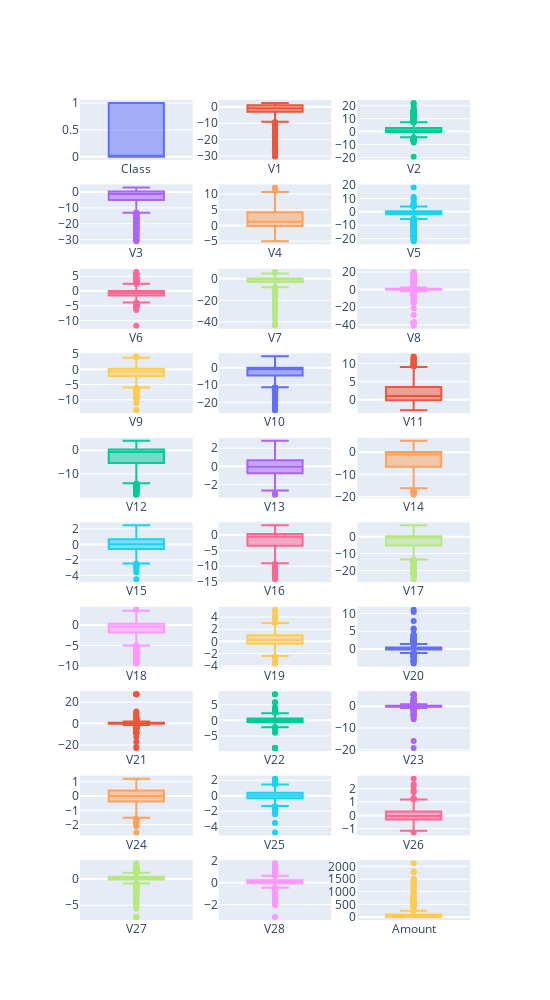

Notebook code cell kept with this figure:
### Code cell
import math
from plotly.subplots import make_subplots
import plotly.graph_objects as go

total_items = len(df.columns)
items_per_row = 3
total_rows = math.ceil(total_items / items_per_row)

fig = make_subplots(rows=total_rows, cols=items_per_row)

cur_row = 1
cur_col = 1

for index, column in enumerate(df.columns):
    fig.add_trace(go.Box(y=df[column], name=column), row=cur_row, col=cur_col)

    if cur_col % items_per_row == 0:
        cur_col = 1
        cur_row = cur_row + 1
    else:
        cur_col = cur_col + 1


fig.update_layout(height=1000, width=550,  showlegend=False)
fig.show()

### Figure 1 — Plotly figure (JSON) as saved in the notebook; plotly's stock layout.template omitted (floating-point values rounded to 4 significant figures; data arrays with more than 128 entries replaced by an {"elided": "..."} marker saying what was removed)
{"data": [{"name": "Class", "y": {"elided": "1000 int values"}, "type": "box", "xaxis": "x", "yaxis": "y"}, {"name": "V1", "y": {"elided": "1000 float values"}, "type": "box", "xaxis": "x2", "yaxis": "y2"}, {"name": "V2", "y": {"elided": "1000 float values"}, "type": "box", "xaxis": "x3", "yaxis": "y3"}, {"name": "V3", "y": {"elided": "1000 float values"}, "type": "box", "xaxis": "x4", "yaxis": "y4"}, {"name": "V4", "y": {"elided": "1000 float values"}, "type": "box", "xaxis": "x5", "yaxis": "y5"}, {"name": "V5", "y": {"elided": "1000 float values"}, "type": "box", "xaxis": "x6", "yaxis": "y6"}, {"name": "V6", "y": {"elided": "1000 float values"}, "type": "box", "xaxis": "x7", "yaxis": "y7"}, {"name": "V7", "y": {"elided": "1000 float values"}, "type": "box", "xaxis": "x8", "yaxis": "y8"}, {"name": "V8", "y": {"elided": "1000 float values"}, "type": "box", "xaxis": "x9", "yaxis": "y9"}, {"name": "V9", "y": {"elided": "1000 float values"}, "type": "box", "xaxis": "x10", "yaxis": "y10"}, {"name": "V10", "y": {"elided": "1000 float values"}, "type": "box", "xaxis": "x11", "yaxis": "y11"}, {"name": "V11", "y": {"elided": "1000 float values"}, "type": "box", "xaxis": "x12", "yaxis": "y12"}, {"name": "V12", "y": {"elided": "1000 float values"}, "type": "box", "xaxis": "x13", "yaxis": "y13"}, {"name": "V13", "y": {"elided": "1000 float values"}, "type": "box", "xaxis": "x14", "yaxis": "y14"}, {"name": "V14", "y": {"elided": "1000 float values"}, "type": "box", "xaxis": "x15", "yaxis": "y15"}, {"name": "V15", "y": {"elided": "1000 float values"}, "type": "box", "xaxis": "x16", "yaxis": "y16"}, {"name": "V16", "y": {"elided": "1000 float values"}, "type": "box", "xaxis": "x17", "yaxis": "y17"}, {"name": "V17", "y": {"elided": "1000 float values"}, "type": "box", "xaxis": "x18", "yaxis": "y18"}, {"name": "V18", "y": {"elided": "1000 float values"}, "type": "box", "xaxis": "x19", "yaxis": "y19"}, {"name": "V19", "y": {"elided": "1000 float values"}, "type": "box", "xaxis": "x20", "yaxis": "y20"}, {"name": "V20", "y": {"elided": "1000 float values"}, "type": "box", "xaxis": "x21", "yaxis": "y21"}, {"name": "V21", "y": {"elided": "1000 float values"}, "type": "box", "xaxis": "x22", "yaxis": "y22"}, {"name": "V22", "y": {"elided": "1000 float values"}, "type": "box", "xaxis": "x23", "yaxis": "y23"}, {"name": "V23", "y": {"elided": "1000 float values"}, "type": "box", "xaxis": "x24", "yaxis": "y24"}, {"name": "V24", "y": {"elided": "1000 float values"}, "type": "box", "xaxis": "x25", "yaxis": "y25"}, {"name": "V25", "y": {"elided": "1000 float values"}, "type": "box", "xaxis": "x26", "yaxis": "y26"}, {"name": "V26", "y": {"elided": "1000 float values"}, "type": "box", "xaxis": "x27", "yaxis": "y27"}, {"name": "V27", "y": {"elided": "1000 float values"}, "type": "box", "xaxis": "x28", "yaxis": "y28"}, {"name": "V28", "y": {"elided": "1000 float values"}, "type": "box", "xaxis": "x29", "yaxis": "y29"}, {"name": "Amount", "y": {"elided": "1000 float values"}, "type": "box", "xaxis": "x30", "yaxis": "y30"}], "layout": {"xaxis": {"anchor": "y", "domain": [0.0, 0.2889]}, "yaxis": {"anchor": "x", "domain": [0.927, 1.0]}, "xaxis2": {"anchor": "y2", "domain": [0.3556, 0.6444]}, "yaxis2": {"anchor": "x2", "domain": [0.927, 1.0]}, "xaxis3": {"anchor": "y3", "domain": [0.7111, 1.0]}, "yaxis3": {"anchor": "x3", "domain": [0.927, 1.0]}, "xaxis4": {"anchor": "y4", "domain": [0.0, 0.2889]}, "yaxis4": {"anchor": "x4", "domain": [0.824, 0.897]}, "xaxis5": {"anchor": "y5", "domain": [0.3556, 0.6444]}, "yaxis5": {"anchor": "x5", "domain": [0.824, 0.897]}, "xaxis6": {"anchor": "y6", "domain": [0.7111, 1.0]}, "yaxis6": {"anchor": "x6", "domain": [0.824, 0.897]}, "xaxis7": {"anchor": "y7", "domain": [0.0, 0.2889]}, "yaxis7": {"anchor": "x7", "domain": [0.721, 0.794]}, "xaxis8": {"anchor": "y8", "domain": [0.3556, 0.6444]}, "yaxis8": {"anchor": "x8", "domain": [0.721, 0.794]}, "xaxis9": {"anchor": "y9", "domain": [0.7111, 1.0]}, "yaxis9": {"anchor": "x9", "domain": [0.721, 0.794]}, "xaxis10": {"anchor": "y10", "domain": [0.0, 0.2889]}, "yaxis10": {"anchor": "x10", "domain": [0.618, 0.691]}, "xaxis11": {"anchor": "y11", "domain": [0.3556, 0.6444]}, "yaxis11": {"anchor": "x11", "domain": [0.618, 0.691]}, "xaxis12": {"anchor": "y12", "domain": [0.7111, 1.0]}, "yaxis12": {"anchor": "x12", "domain": [0.618, 0.691]}, "xaxis13": {"anchor": "y13", "domain": [0.0, 0.2889]}, "yaxis13": {"anchor": "x13", "domain": [0.515, 0.588]}, "xaxis14": {"anchor": "y14", "domain": [0.3556, 0.6444]}, "yaxis14": {"anchor": "x14", "domain": [0.515, 0.588]}, "xaxis15": {"anchor": "y15", "domain": [0.7111, 1.0]}, "yaxis15": {"anchor": "x15", "domain": [0.515, 0.588]}, "xaxis16": {"anchor": "y16", "domain": [0.0, 0.2889]}, "yaxis16": {"anchor": "x16", "domain": [0.412, 0.485]}, "xaxis17": {"anchor": "y17", "domain": [0.3556, 0.6444]}, "yaxis17": {"anchor": "x17", "domain": [0.412, 0.485]}, "xaxis18": {"anchor": "y18", "domain": [0.7111, 1.0]}, "yaxis18": {"anchor": "x18", "domain": [0.412, 0.485]}, "xaxis19": {"anchor": "y19", "domain": [0.0, 0.2889]}, "yaxis19": {"anchor": "x19", "domain": [0.309, 0.382]}, "xaxis20": {"anchor": "y20", "domain": [0.3556, 0.6444]}, "yaxis20": {"anchor": "x20", "domain": [0.309, 0.382]}, "xaxis21": {"anchor": "y21", "domain": [0.7111, 1.0]}, "yaxis21": {"anchor": "x21", "domain": [0.309, 0.382]}, "xaxis22": {"anchor": "y22", "domain": [0.0, 0.2889]}, "yaxis22": {"anchor": "x22", "domain": [0.206, 0.279]}, "xaxis23": {"anchor": "y23", "domain": [0.3556, 0.6444]}, "yaxis23": {"anchor": "x23", "domain": [0.206, 0.279]}, "xaxis24": {"anchor": "y24", "domain": [0.7111, 1.0]}, "yaxis24": {"anchor": "x24", "domain": [0.206, 0.279]}, "xaxis25": {"anchor": "y25", "domain": [0.0, 0.2889]}, "yaxis25": {"anchor": "x25", "domain": [0.103, 0.176]}, "xaxis26": {"anchor": "y26", "domain": [0.3556, 0.6444]}, "yaxis26": {"anchor": "x26", "domain": [0.103, 0.176]}, "xaxis27": {"anchor": "y27", "domain": [0.7111, 1.0]}, "yaxis27": {"anchor": "x27", "domain": [0.103, 0.176]}, "xaxis28": {"anchor": "y28", "domain": [0.0, 0.2889]}, "yaxis28": {"anchor": "x28", "domain": [0.0, 0.073]}, "xaxis29": {"anchor": "y29", "domain": [0.3556, 0.6444]}, "yaxis29": {"anchor": "x29", "domain": [0.0, 0.073]}, "xaxis30": {"anchor": "y30", "domain": [0.7111, 1.0]}, "yaxis30": {"anchor": "x30", "domain": [0.0, 0.073]}, "height": 1000, "width": 550, "showlegend": false}}
